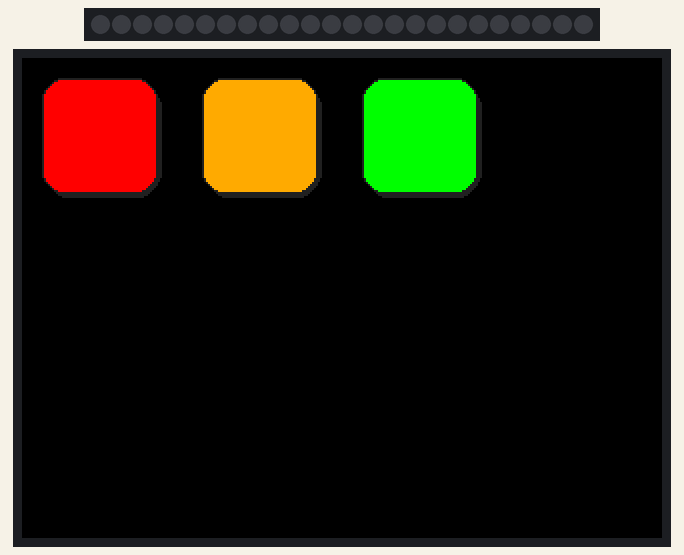
Bench run of a program on a simulated Adafruit PyPortal running CircuitPython. Shown: 24 RGB LEDs in strip order, left to right, 320×240 colour display.

Above: at 0.1 s.

The program:

code.py
```python
import time
import board
import math
from adafruit_pyportal import PyPortal
from adafruit_button import Button
# from displayio import Group
import terminalio
import neopixel
import displayio
from adafruit_bitmap_font import bitmap_font


class PeriodicTask:
    """Used to run a task every so often without needing to call
    time.sleep() and waste cycles.

    Sub-classes should implement `run`. You should call `update`
    every loop.
    """
    def __init__(self, frequency):
        self.frequency = frequency
        self._last_update_time = 0

    def update(self):
        now = time.monotonic_ns()
        next_update_time = self._last_update_time + int(1.0 / self.frequency * 1000000000)
        if now > next_update_time:
            self.run()
            self._last_update_time = time.monotonic_ns()

    def run(self):
        pass


class PixelPattern(PeriodicTask):
    def __init__(self, frequency, strip):
        super().__init__(frequency)
        self.strip = strip
        self._offset = 0
        self.color = 0

    def run(self):
        # Fetch these first to avoid repeated lookups on properties.
        color = self.color
        strip = self.strip

        # Normalize the color. It can come in as an integer (like 0xFFAABB) but
        # we want a tuple.
        if isinstance(color, int):
            color = color.to_bytes(3, "big")

        multiplier_up = (math.sin((self._offset % 21 / 20) * 2 * 3.14) + 1.0) * 0.5
        multiplier_down = 1.0 - multiplier_up

        for n in range(strip.n):
            if n % 2 == 0:
                multiplier = multiplier_up
            else:
                multiplier = multiplier_down

            strip[n] = (int(color[0] * multiplier), int(color[1] * multiplier), int(color[2] * multiplier))

        strip.show()
        self._offset += 1


color_labels = {
    "red": (255, 0, 0),
    "yellow": (255, 170, 0),
    "green": (0, 255, 0),
}

def create_buttons(size=60, offset=10):
    """Create buttons based on colors and positions

    Based on code from:
        https://learn.adafruit.com/pyportal-neopixel-color-oicker
    """
    buttons = []
    x = offset
    y = offset

    for label, color in color_labels.items():
        button = Button(
            x=x, y=y,
            width=size, height=size,
            style=Button.SHADOWROUNDRECT,
            fill_color=color,
            outline_color=0x222222,
            name=label)
        buttons.append(button)
        x += 80
    return buttons

strip = neopixel.NeoPixel(
    board.D4,
    n=24,
    brightness=0.1,
    auto_write=False,  # Requires calling strip.show() to change neopixel values
)
strip.fill((0, 0, 0))

pixel_pattern = PixelPattern(
    strip=strip,
    frequency=10,  # Update 10 times per second˜˜˜
)

# Initialize the PyPortal
background_color = 0x0  # black
pyportal = PyPortal(default_bg=background_color)

buttons = create_buttons()
button_group = displayio.Group()
for button in buttons:
    button_group.append(button.group)
pyportal.splash.append(button_group)

arial_font = bitmap_font.load_font("/fonts/Arial-ItalicMT-17.bdf")
back_button = Button(
    x=10, y=200,
    width=80, height=40,
    style=Button.SHADOWROUNDRECT,
    fill_color=(0, 0, 0),
    outline_color=0x222222,
    name="back",
    label="back",
    label_font=arial_font,
    label_color=0xFFFFFF,
)

buttons.append(back_button)
back_button_group = displayio.Group()
back_button_group.append(back_button.group)
pyportal.splash.append(back_button_group)
back_button_group.hidden = True

status_backgrounds = {
    "green": "images/full.bmp",
    "yellow": "images/low.bmp",
    "red": "images/empty.bmp",
}

while True:
    touch = pyportal.touchscreen.touch_point
    if touch:
        for button in buttons:
            if button.contains(touch):
                if button.name == "back":
                    back_button_group.hidden = True
                    button_group.hidden = False
                    pyportal.set_background(background_color)
                if button.name in status_backgrounds:
                    back_button_group.hidden = False
                    button_group.hidden = True
                    pyportal.set_background(status_backgrounds[button.name])
                    pixel_pattern.color = button.fill_color
                break

    pixel_pattern.update()
```
